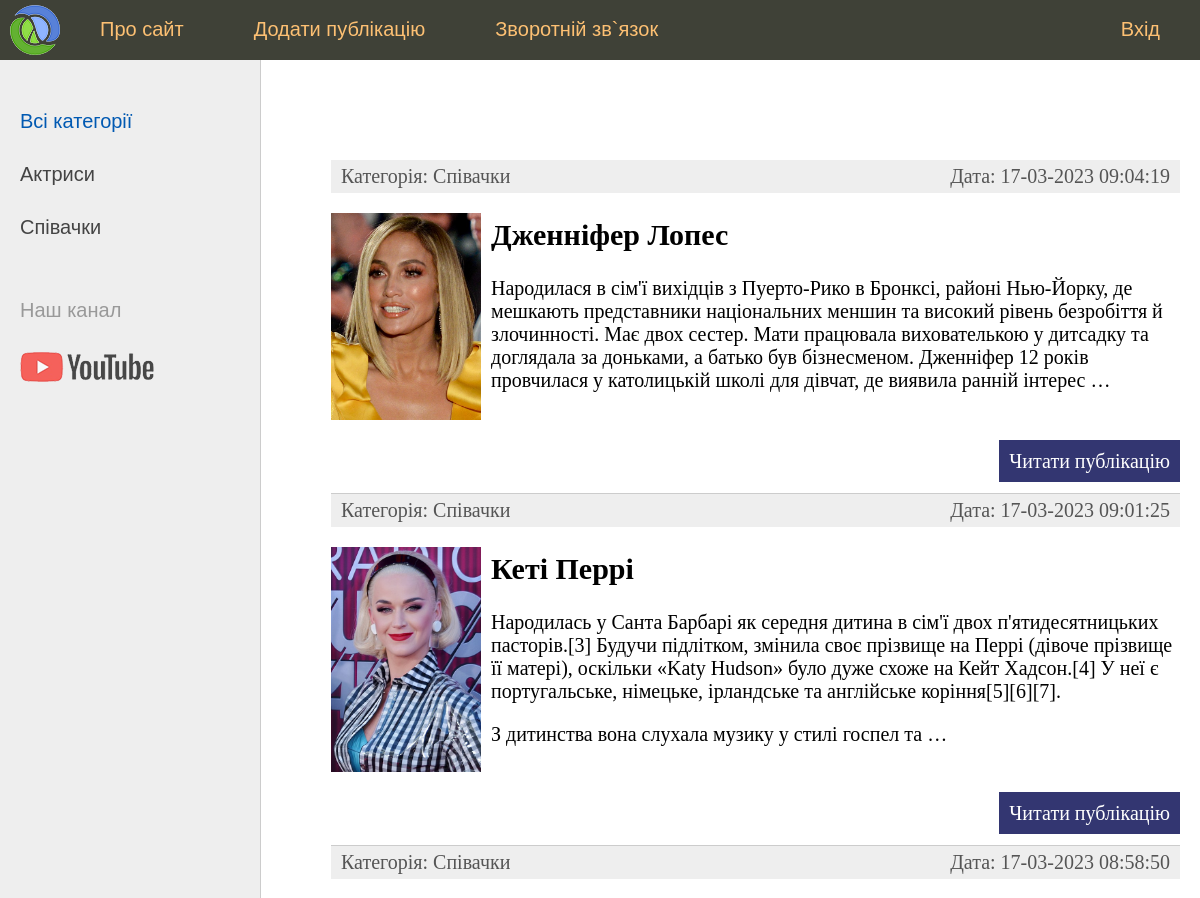
The app's page / (upper part), older data.
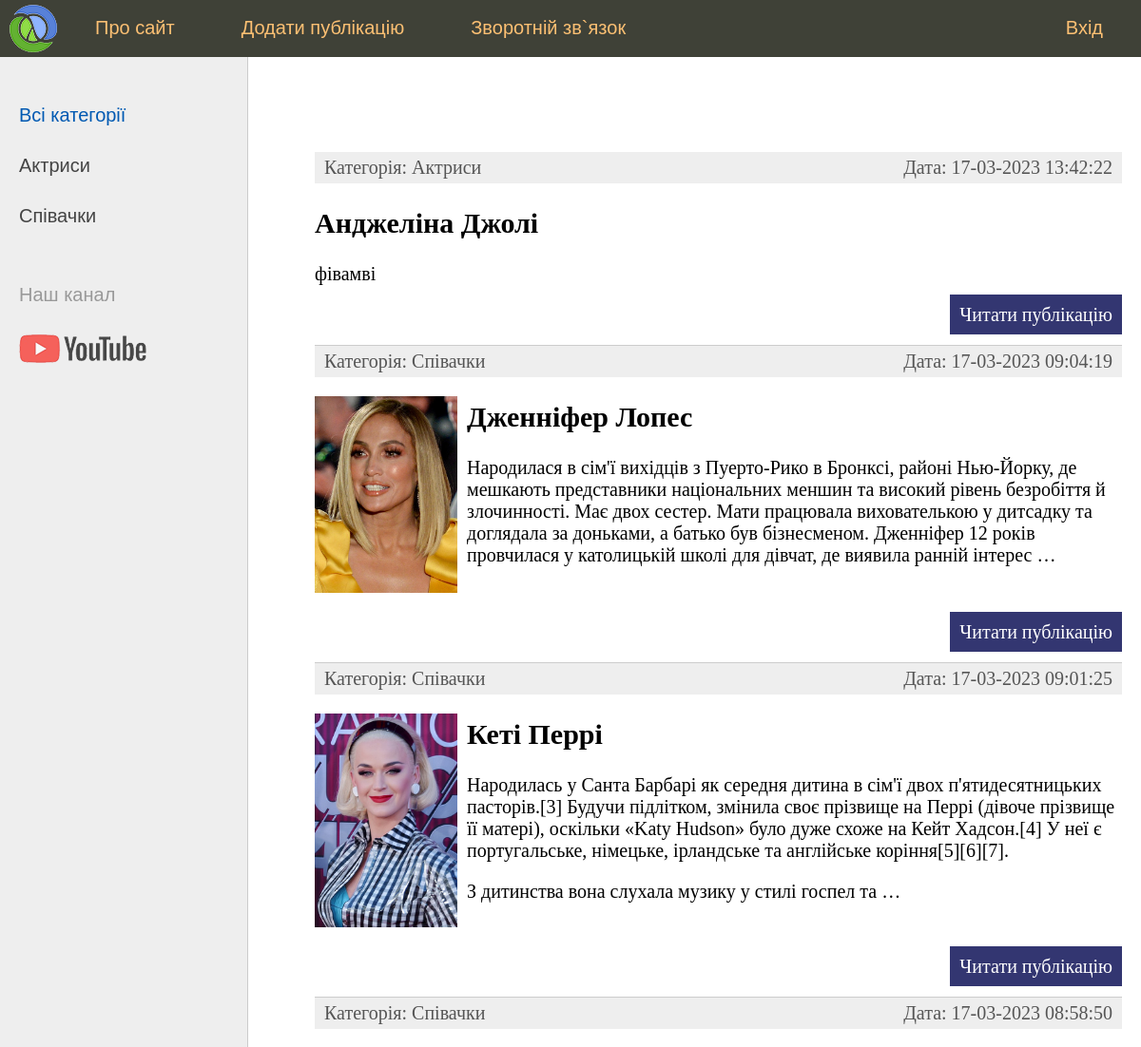
The same page, newer data.
### women/models.py (models this page shows, shortened)
class Category(models.Model):
    name = models.CharField(max_length=100, db_index=True, verbose_name='Категорія')
    slug = models.SlugField(max_length=255, unique=True, db_index=True, verbose_name='URL')
    def __str__(self):
        return self.name
    def get_absolute_url(self):
        return reverse('category', kwargs={'cat_id': self.pk})
    class Meta:
        verbose_name = 'Категорія'
        verbose_name_plural = 'Категорії'
        ordering = ['id']

class Women(models.Model):
    title = models.CharField(max_length=255, verbose_name='Заголовок')
    slug = models.SlugField(max_length=255, unique=True, db_index=True, verbose_name='URL')
    content = models.TextField(blank=True, verbose_name='Текст публікації')
    photo = models.ImageField(upload_to="photos/%Y/%m/%d/", verbose_name='Фото')
    time_create = models.DateTimeField(auto_now_add=True, verbose_name='Дата створення')
    time_update = models.DateTimeField(auto_now=True, verbose_name='Дата змінення')
    is_published = models.BooleanField(default=True, verbose_name='Опубліковано')
    cat = models.ForeignKey(Category, on_delete=models.PROTECT, verbose_name='Категорія')
    def get_absolute_url(self):
        return reverse('post', kwargs={'post_slug': self.slug})
    class Meta:
        verbose_name = 'Відомі жінки'
        verbose_name_plural = 'Відомі жінки'
        ordering = ['-time_create', 'title']

### women/views.py (the view)
# urls.py: path('', index, name='home'),
def index(request):
    posts = Women.objects.all()
    context = {
        'title': 'Головна сторінка',
        'menu': menu,
        'posts': posts,
        'cat_selected': 0,
    }
    return render(request, 'women/index.html', context=context)

### women/templatetags/women_tags.py (called while the page is built)
@register.simple_tag(name='getcats')  # Простий тег
def get_categories(filter=None):
    if not filter:
        return Category.objects.all()
    else:
        return Category.objects.filter(pk=filter)

@register.inclusion_tag('women/list_categories.html')  # Включающий тег
def show_categories(sort=None, cat_selected=0):
    if not sort:
        cats = Category.objects.all()
    else:
        cats = Category.objects.order_by(sort)
    return {'cats': cats, 'cat_selected': cat_selected}

### women/templates/women/index.html (shortened to what this page needs)
{% extends 'women/base.html' %}
{% block content %}
<ul class="list-articles">
	{% for p in posts %}
        <li>
            <div class="article-panel">
                <p class="first">Категорія: {{ p.cat }}</p>
                <p class="last">Дата: {{ p.time_update|date:"d-m-Y H:i:s" }}</p>
            </div>
            {% if p.photo %}
                <p><img class="img-article-left thumb" src="{{ p.photo.url }}"></p>
            {% endif %}
            <h2>{{p.title}}</h2>
        {% autoescape on %}
        {{p.content|linebreaks|truncatewords:50}}
        {% endautoescape %}
            <p class="link-read-post"><a href="{{ p.get_absolute_url }}">Читати публікацію</a></p>
        </li>
	{% endfor %}
</ul>
{% endblock %}

### women/templates/women/list_categories.html
{% for c in cats %}
    {% if c.pk == cat_selected %}
        <li class="selected">{{ c.name }}</li>
    {% else %}
        <li><a href="{{ c.get_absolute_url }}">{{ c.name }}</a></li>
    {% endif %}
{% endfor %}

Row changes from the older to the newer data that the page shows:
added Women: cat "Актриси", time_update "17-03-2023 13:42:22", title "Анджеліна Джолі", content "фівамві"
